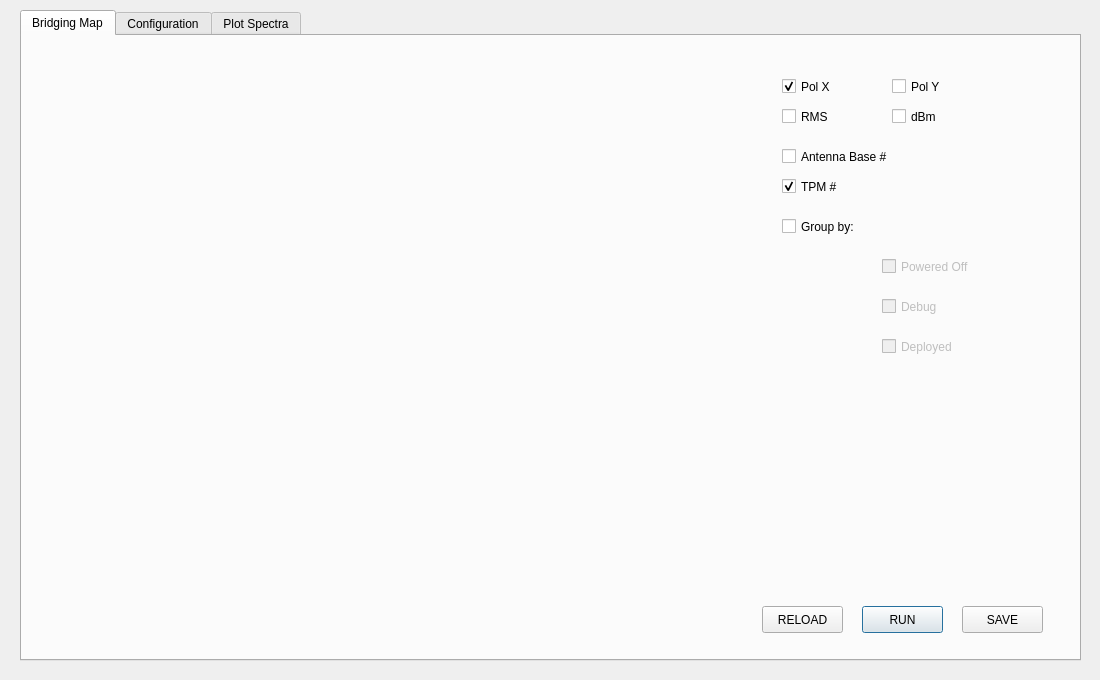
<?xml version="1.0" encoding="UTF-8"?>
<ui version="4.0">
 <class>Dialog</class>
 <widget class="QDialog" name="Dialog">
  <property name="geometry">
   <rect>
    <x>0</x>
    <y>0</y>
    <width>1100</width>
    <height>680</height>
   </rect>
  </property>
  <property name="windowTitle">
   <string>BRIDGING</string>
  </property>
  <widget class="QTabWidget" name="tabWidget">
   <property name="geometry">
    <rect>
     <x>20</x>
     <y>10</y>
     <width>1061</width>
     <height>651</height>
    </rect>
   </property>
   <property name="autoFillBackground">
    <bool>false</bool>
   </property>
   <property name="currentIndex">
    <number>0</number>
   </property>
   <widget class="QWidget" name="tab_map">
    <attribute name="title">
     <string>Bridging Map</string>
    </attribute>
    <widget class="QWidget" name="plotWidgetMap" native="true">
     <property name="geometry">
      <rect>
       <x>10</x>
       <y>20</y>
       <width>690</width>
       <height>580</height>
      </rect>
     </property>
     <property name="sizePolicy">
      <sizepolicy hsizetype="Expanding" vsizetype="Expanding">
       <horstretch>0</horstretch>
       <verstretch>0</verstretch>
      </sizepolicy>
     </property>
     <property name="minimumSize">
      <size>
       <width>0</width>
       <height>0</height>
      </size>
     </property>
     <property name="maximumSize">
      <size>
       <width>16777215</width>
       <height>16777215</height>
      </size>
     </property>
    </widget>
    <widget class="QCheckBox" name="cb_polx">
     <property name="geometry">
      <rect>
       <x>760</x>
       <y>40</y>
       <width>71</width>
       <height>21</height>
      </rect>
     </property>
     <property name="text">
      <string>Pol X</string>
     </property>
     <property name="checked">
      <bool>true</bool>
     </property>
    </widget>
    <widget class="QCheckBox" name="cb_poly">
     <property name="geometry">
      <rect>
       <x>870</x>
       <y>40</y>
       <width>71</width>
       <height>21</height>
      </rect>
     </property>
     <property name="text">
      <string>Pol Y</string>
     </property>
    </widget>
    <widget class="QCheckBox" name="cb_basename">
     <property name="geometry">
      <rect>
       <x>760</x>
       <y>110</y>
       <width>141</width>
       <height>21</height>
      </rect>
     </property>
     <property name="text">
      <string>Antenna Base #</string>
     </property>
    </widget>
    <widget class="QCheckBox" name="cb_tpm">
     <property name="geometry">
      <rect>
       <x>760</x>
       <y>140</y>
       <width>141</width>
       <height>21</height>
      </rect>
     </property>
     <property name="text">
      <string>TPM #</string>
     </property>
     <property name="checked">
      <bool>true</bool>
     </property>
    </widget>
    <widget class="QCheckBox" name="cb_debug">
     <property name="enabled">
      <bool>false</bool>
     </property>
     <property name="geometry">
      <rect>
       <x>860</x>
       <y>260</y>
       <width>141</width>
       <height>21</height>
      </rect>
     </property>
     <property name="text">
      <string>Debug</string>
     </property>
    </widget>
    <widget class="QCheckBox" name="cb_rms">
     <property name="geometry">
      <rect>
       <x>760</x>
       <y>70</y>
       <width>71</width>
       <height>21</height>
      </rect>
     </property>
     <property name="text">
      <string>RMS</string>
     </property>
     <property name="checked">
      <bool>false</bool>
     </property>
    </widget>
    <widget class="QCheckBox" name="cb_dBm">
     <property name="geometry">
      <rect>
       <x>870</x>
       <y>70</y>
       <width>71</width>
       <height>21</height>
      </rect>
     </property>
     <property name="text">
      <string>dBm</string>
     </property>
    </widget>
    <widget class="QPushButton" name="button_runMap">
     <property name="geometry">
      <rect>
       <x>840</x>
       <y>570</y>
       <width>81</width>
       <height>27</height>
      </rect>
     </property>
     <property name="text">
      <string>RUN</string>
     </property>
    </widget>
    <widget class="QPushButton" name="button_saveMap">
     <property name="geometry">
      <rect>
       <x>940</x>
       <y>570</y>
       <width>81</width>
       <height>27</height>
      </rect>
     </property>
     <property name="text">
      <string>SAVE</string>
     </property>
    </widget>
    <widget class="QCheckBox" name="cb_group">
     <property name="geometry">
      <rect>
       <x>760</x>
       <y>180</y>
       <width>141</width>
       <height>21</height>
      </rect>
     </property>
     <property name="text">
      <string>Group by:</string>
     </property>
    </widget>
    <widget class="QPushButton" name="button_reload">
     <property name="geometry">
      <rect>
       <x>740</x>
       <y>570</y>
       <width>81</width>
       <height>27</height>
      </rect>
     </property>
     <property name="text">
      <string>RELOAD</string>
     </property>
    </widget>
    <widget class="QLabel" name="count_debug">
     <property name="enabled">
      <bool>false</bool>
     </property>
     <property name="geometry">
      <rect>
       <x>760</x>
       <y>260</y>
       <width>81</width>
       <height>20</height>
      </rect>
     </property>
     <property name="text">
      <string/>
     </property>
    </widget>
    <widget class="QLabel" name="count_deployed">
     <property name="enabled">
      <bool>false</bool>
     </property>
     <property name="geometry">
      <rect>
       <x>760</x>
       <y>300</y>
       <width>81</width>
       <height>20</height>
      </rect>
     </property>
     <property name="text">
      <string/>
     </property>
    </widget>
    <widget class="QLabel" name="count_off">
     <property name="enabled">
      <bool>false</bool>
     </property>
     <property name="geometry">
      <rect>
       <x>760</x>
       <y>220</y>
       <width>81</width>
       <height>20</height>
      </rect>
     </property>
     <property name="text">
      <string/>
     </property>
    </widget>
    <widget class="QCheckBox" name="cb_off">
     <property name="enabled">
      <bool>false</bool>
     </property>
     <property name="geometry">
      <rect>
       <x>860</x>
       <y>220</y>
       <width>141</width>
       <height>21</height>
      </rect>
     </property>
     <property name="text">
      <string>Powered Off</string>
     </property>
    </widget>
    <widget class="QLabel" name="count_ant">
     <property name="enabled">
      <bool>false</bool>
     </property>
     <property name="geometry">
      <rect>
       <x>760</x>
       <y>350</y>
       <width>271</width>
       <height>20</height>
      </rect>
     </property>
     <property name="text">
      <string/>
     </property>
    </widget>
    <widget class="QCheckBox" name="cb_deployed">
     <property name="enabled">
      <bool>false</bool>
     </property>
     <property name="geometry">
      <rect>
       <x>860</x>
       <y>300</y>
       <width>141</width>
       <height>21</height>
      </rect>
     </property>
     <property name="text">
      <string>Deployed</string>
     </property>
    </widget>
   </widget>
   <widget class="QWidget" name="tab_conf">
    <attribute name="title">
     <string>Configuration</string>
    </attribute>
    <widget class="QGroupBox" name="groupAntennaList">
     <property name="geometry">
      <rect>
       <x>10</x>
       <y>260</y>
       <width>1021</width>
       <height>341</height>
      </rect>
     </property>
     <property name="autoFillBackground">
      <bool>false</bool>
     </property>
     <property name="title">
      <string>AAVS1 Antenna List</string>
     </property>
     <property name="flat">
      <bool>false</bool>
     </property>
     <widget class="QScrollArea" name="qscroll_aavs">
      <property name="geometry">
       <rect>
        <x>20</x>
        <y>60</y>
        <width>1001</width>
        <height>281</height>
       </rect>
      </property>
      <property name="frameShadow">
       <enum>QFrame::Plain</enum>
      </property>
      <property name="lineWidth">
       <number>0</number>
      </property>
      <property name="widgetResizable">
       <bool>true</bool>
      </property>
      <widget class="QWidget" name="scrollAreaWidgetContents">
       <property name="geometry">
        <rect>
         <x>0</x>
         <y>0</y>
         <width>999</width>
         <height>279</height>
        </rect>
       </property>
      </widget>
     </widget>
     <widget class="QLabel" name="label_N">
      <property name="geometry">
       <rect>
        <x>40</x>
        <y>40</y>
        <width>31</width>
        <height>17</height>
       </rect>
      </property>
      <property name="font">
       <font>
        <pointsize>10</pointsize>
        <weight>75</weight>
        <bold>true</bold>
       </font>
      </property>
      <property name="text">
       <string>#</string>
      </property>
      <property name="alignment">
       <set>Qt::AlignCenter</set>
      </property>
     </widget>
     <widget class="QLabel" name="label_N_2">
      <property name="geometry">
       <rect>
        <x>70</x>
        <y>40</y>
        <width>41</width>
        <height>17</height>
       </rect>
      </property>
      <property name="font">
       <font>
        <pointsize>10</pointsize>
        <weight>75</weight>
        <bold>true</bold>
       </font>
      </property>
      <property name="text">
       <string>Base</string>
      </property>
      <property name="alignment">
       <set>Qt::AlignCenter</set>
      </property>
     </widget>
     <widget class="QLabel" name="label_N_3">
      <property name="geometry">
       <rect>
        <x>120</x>
        <y>40</y>
        <width>41</width>
        <height>17</height>
       </rect>
      </property>
      <property name="font">
       <font>
        <pointsize>10</pointsize>
        <weight>75</weight>
        <bold>true</bold>
       </font>
      </property>
      <property name="text">
       <string>--</string>
      </property>
      <property name="alignment">
       <set>Qt::AlignCenter</set>
      </property>
     </widget>
     <widget class="QLabel" name="label_N_4">
      <property name="geometry">
       <rect>
        <x>160</x>
        <y>40</y>
        <width>41</width>
        <height>17</height>
       </rect>
      </property>
      <property name="font">
       <font>
        <pointsize>10</pointsize>
        <weight>75</weight>
        <bold>true</bold>
       </font>
      </property>
      <property name="text">
       <string>--</string>
      </property>
      <property name="alignment">
       <set>Qt::AlignCenter</set>
      </property>
     </widget>
     <widget class="QLabel" name="label_N_5">
      <property name="geometry">
       <rect>
        <x>320</x>
        <y>40</y>
        <width>41</width>
        <height>17</height>
       </rect>
      </property>
      <property name="font">
       <font>
        <pointsize>10</pointsize>
        <weight>75</weight>
        <bold>true</bold>
       </font>
      </property>
      <property name="text">
       <string>TPM</string>
      </property>
      <property name="alignment">
       <set>Qt::AlignCenter</set>
      </property>
     </widget>
     <widget class="QLabel" name="label_N_6">
      <property name="geometry">
       <rect>
        <x>350</x>
        <y>40</y>
        <width>41</width>
        <height>17</height>
       </rect>
      </property>
      <property name="font">
       <font>
        <pointsize>10</pointsize>
        <weight>75</weight>
        <bold>true</bold>
       </font>
      </property>
      <property name="text">
       <string>RX</string>
      </property>
      <property name="alignment">
       <set>Qt::AlignCenter</set>
      </property>
     </widget>
     <widget class="QLabel" name="label_N_7">
      <property name="geometry">
       <rect>
        <x>230</x>
        <y>40</y>
        <width>41</width>
        <height>17</height>
       </rect>
      </property>
      <property name="font">
       <font>
        <pointsize>10</pointsize>
        <weight>75</weight>
        <bold>true</bold>
       </font>
      </property>
      <property name="text">
       <string>Fibre</string>
      </property>
      <property name="alignment">
       <set>Qt::AlignCenter</set>
      </property>
     </widget>
     <widget class="QLabel" name="label_N_8">
      <property name="geometry">
       <rect>
        <x>270</x>
        <y>40</y>
        <width>51</width>
        <height>17</height>
       </rect>
      </property>
      <property name="font">
       <font>
        <pointsize>10</pointsize>
        <weight>75</weight>
        <bold>true</bold>
       </font>
      </property>
      <property name="text">
       <string>Colour</string>
      </property>
      <property name="alignment">
       <set>Qt::AlignCenter</set>
      </property>
     </widget>
     <widget class="QLabel" name="label_N_9">
      <property name="geometry">
       <rect>
        <x>190</x>
        <y>40</y>
        <width>51</width>
        <height>17</height>
       </rect>
      </property>
      <property name="font">
       <font>
        <pointsize>10</pointsize>
        <weight>75</weight>
        <bold>true</bold>
       </font>
      </property>
      <property name="text">
       <string>Rib</string>
      </property>
      <property name="alignment">
       <set>Qt::AlignCenter</set>
      </property>
     </widget>
     <widget class="QLabel" name="label_N_10">
      <property name="geometry">
       <rect>
        <x>410</x>
        <y>40</y>
        <width>241</width>
        <height>17</height>
       </rect>
      </property>
      <property name="font">
       <font>
        <pointsize>10</pointsize>
        <weight>75</weight>
        <bold>true</bold>
       </font>
      </property>
      <property name="text">
       <string>FLAGS</string>
      </property>
      <property name="alignment">
       <set>Qt::AlignCenter</set>
      </property>
     </widget>
    </widget>
    <widget class="QGroupBox" name="groupAntennaList_2">
     <property name="geometry">
      <rect>
       <x>10</x>
       <y>10</y>
       <width>1021</width>
       <height>191</height>
      </rect>
     </property>
     <property name="autoFillBackground">
      <bool>false</bool>
     </property>
     <property name="title">
      <string>Plot List</string>
     </property>
     <property name="flat">
      <bool>false</bool>
     </property>
     <widget class="QScrollArea" name="qscroll_plot">
      <property name="geometry">
       <rect>
        <x>20</x>
        <y>60</y>
        <width>1001</width>
        <height>121</height>
       </rect>
      </property>
      <property name="widgetResizable">
       <bool>true</bool>
      </property>
      <widget class="QWidget" name="scrollAreaWidgetContents_2">
       <property name="geometry">
        <rect>
         <x>0</x>
         <y>0</y>
         <width>999</width>
         <height>119</height>
        </rect>
       </property>
      </widget>
     </widget>
     <widget class="QLabel" name="label_N_11">
      <property name="geometry">
       <rect>
        <x>230</x>
        <y>40</y>
        <width>41</width>
        <height>17</height>
       </rect>
      </property>
      <property name="font">
       <font>
        <pointsize>10</pointsize>
        <weight>75</weight>
        <bold>true</bold>
       </font>
      </property>
      <property name="text">
       <string>Fibre</string>
      </property>
      <property name="alignment">
       <set>Qt::AlignCenter</set>
      </property>
     </widget>
     <widget class="QLabel" name="label_N_12">
      <property name="geometry">
       <rect>
        <x>350</x>
        <y>40</y>
        <width>41</width>
        <height>17</height>
       </rect>
      </property>
      <property name="font">
       <font>
        <pointsize>10</pointsize>
        <weight>75</weight>
        <bold>true</bold>
       </font>
      </property>
      <property name="text">
       <string>RX</string>
      </property>
      <property name="alignment">
       <set>Qt::AlignCenter</set>
      </property>
     </widget>
     <widget class="QLabel" name="label_N_13">
      <property name="geometry">
       <rect>
        <x>40</x>
        <y>40</y>
        <width>31</width>
        <height>17</height>
       </rect>
      </property>
      <property name="font">
       <font>
        <pointsize>10</pointsize>
        <weight>75</weight>
        <bold>true</bold>
       </font>
      </property>
      <property name="text">
       <string>#</string>
      </property>
      <property name="alignment">
       <set>Qt::AlignCenter</set>
      </property>
     </widget>
     <widget class="QLabel" name="label_N_14">
      <property name="geometry">
       <rect>
        <x>410</x>
        <y>40</y>
        <width>241</width>
        <height>17</height>
       </rect>
      </property>
      <property name="font">
       <font>
        <pointsize>10</pointsize>
        <weight>75</weight>
        <bold>true</bold>
       </font>
      </property>
      <property name="text">
       <string>FLAGS</string>
      </property>
      <property name="alignment">
       <set>Qt::AlignCenter</set>
      </property>
     </widget>
     <widget class="QLabel" name="label_N_15">
      <property name="geometry">
       <rect>
        <x>160</x>
        <y>40</y>
        <width>41</width>
        <height>17</height>
       </rect>
      </property>
      <property name="font">
       <font>
        <pointsize>10</pointsize>
        <weight>75</weight>
        <bold>true</bold>
       </font>
      </property>
      <property name="text">
       <string>--</string>
      </property>
      <property name="alignment">
       <set>Qt::AlignCenter</set>
      </property>
     </widget>
     <widget class="QLabel" name="label_N_16">
      <property name="geometry">
       <rect>
        <x>190</x>
        <y>40</y>
        <width>51</width>
        <height>17</height>
       </rect>
      </property>
      <property name="font">
       <font>
        <pointsize>10</pointsize>
        <weight>75</weight>
        <bold>true</bold>
       </font>
      </property>
      <property name="text">
       <string>Rib</string>
      </property>
      <property name="alignment">
       <set>Qt::AlignCenter</set>
      </property>
     </widget>
     <widget class="QLabel" name="label_N_17">
      <property name="geometry">
       <rect>
        <x>120</x>
        <y>40</y>
        <width>41</width>
        <height>17</height>
       </rect>
      </property>
      <property name="font">
       <font>
        <pointsize>10</pointsize>
        <weight>75</weight>
        <bold>true</bold>
       </font>
      </property>
      <property name="text">
       <string>--</string>
      </property>
      <property name="alignment">
       <set>Qt::AlignCenter</set>
      </property>
     </widget>
     <widget class="QLabel" name="label_N_18">
      <property name="geometry">
       <rect>
        <x>270</x>
        <y>40</y>
        <width>51</width>
        <height>17</height>
       </rect>
      </property>
      <property name="font">
       <font>
        <pointsize>10</pointsize>
        <weight>75</weight>
        <bold>true</bold>
       </font>
      </property>
      <property name="text">
       <string>Colour</string>
      </property>
      <property name="alignment">
       <set>Qt::AlignCenter</set>
      </property>
     </widget>
     <widget class="QLabel" name="label_N_19">
      <property name="geometry">
       <rect>
        <x>70</x>
        <y>40</y>
        <width>41</width>
        <height>17</height>
       </rect>
      </property>
      <property name="font">
       <font>
        <pointsize>10</pointsize>
        <weight>75</weight>
        <bold>true</bold>
       </font>
      </property>
      <property name="text">
       <string>Base</string>
      </property>
      <property name="alignment">
       <set>Qt::AlignCenter</set>
      </property>
     </widget>
     <widget class="QLabel" name="label_N_20">
      <property name="geometry">
       <rect>
        <x>320</x>
        <y>40</y>
        <width>41</width>
        <height>17</height>
       </rect>
      </property>
      <property name="font">
       <font>
        <pointsize>10</pointsize>
        <weight>75</weight>
        <bold>true</bold>
       </font>
      </property>
      <property name="text">
       <string>TPM</string>
      </property>
      <property name="alignment">
       <set>Qt::AlignCenter</set>
      </property>
     </widget>
     <widget class="QLabel" name="label_N_21">
      <property name="geometry">
       <rect>
        <x>660</x>
        <y>40</y>
        <width>121</width>
        <height>20</height>
       </rect>
      </property>
      <property name="font">
       <font>
        <pointsize>10</pointsize>
        <weight>75</weight>
        <bold>true</bold>
       </font>
      </property>
      <property name="text">
       <string>Serie's Color</string>
      </property>
      <property name="alignment">
       <set>Qt::AlignCenter</set>
      </property>
     </widget>
    </widget>
    <widget class="QPushButton" name="qbutton_UpdatePlot">
     <property name="geometry">
      <rect>
       <x>930</x>
       <y>210</y>
       <width>98</width>
       <height>27</height>
      </rect>
     </property>
     <property name="text">
      <string>Update Plot</string>
     </property>
    </widget>
    <widget class="QPushButton" name="qbutton_DeleteList">
     <property name="geometry">
      <rect>
       <x>30</x>
       <y>210</y>
       <width>98</width>
       <height>27</height>
      </rect>
     </property>
     <property name="text">
      <string>Delete List</string>
     </property>
    </widget>
    <widget class="QPushButton" name="qbutton_LoadList">
     <property name="geometry">
      <rect>
       <x>160</x>
       <y>210</y>
       <width>98</width>
       <height>27</height>
      </rect>
     </property>
     <property name="text">
      <string>Load List</string>
     </property>
    </widget>
    <widget class="QPushButton" name="qbutton_SaveList">
     <property name="geometry">
      <rect>
       <x>290</x>
       <y>210</y>
       <width>98</width>
       <height>27</height>
      </rect>
     </property>
     <property name="text">
      <string>Save List</string>
     </property>
    </widget>
    <widget class="QLineEdit" name="qtext_listname">
     <property name="geometry">
      <rect>
       <x>510</x>
       <y>210</y>
       <width>191</width>
       <height>27</height>
      </rect>
     </property>
     <property name="text">
      <string>type_a_list_name_here</string>
     </property>
     <property name="alignment">
      <set>Qt::AlignCenter</set>
     </property>
    </widget>
    <widget class="QLabel" name="label">
     <property name="geometry">
      <rect>
       <x>430</x>
       <y>210</y>
       <width>81</width>
       <height>31</height>
      </rect>
     </property>
     <property name="text">
      <string>List name:</string>
     </property>
    </widget>
   </widget>
   <widget class="QWidget" name="tab_plot">
    <attribute name="title">
     <string>Plot Spectra</string>
    </attribute>
    <widget class="QWidget" name="plotWidgetSpectra" native="true">
     <property name="geometry">
      <rect>
       <x>10</x>
       <y>10</y>
       <width>1031</width>
       <height>491</height>
      </rect>
     </property>
     <property name="sizePolicy">
      <sizepolicy hsizetype="Expanding" vsizetype="Expanding">
       <horstretch>0</horstretch>
       <verstretch>0</verstretch>
      </sizepolicy>
     </property>
     <property name="minimumSize">
      <size>
       <width>0</width>
       <height>0</height>
      </size>
     </property>
     <property name="maximumSize">
      <size>
       <width>16777215</width>
       <height>16777215</height>
      </size>
     </property>
    </widget>
    <widget class="QLabel" name="qlabel_ymin">
     <property name="geometry">
      <rect>
       <x>60</x>
       <y>520</y>
       <width>71</width>
       <height>31</height>
      </rect>
     </property>
     <property name="font">
      <font>
       <pointsize>12</pointsize>
       <weight>75</weight>
       <bold>true</bold>
      </font>
     </property>
     <property name="text">
      <string>Y MIN:</string>
     </property>
     <property name="alignment">
      <set>Qt::AlignLeading|Qt::AlignLeft|Qt::AlignVCenter</set>
     </property>
    </widget>
    <widget class="QLabel" name="qlabel_ymax">
     <property name="geometry">
      <rect>
       <x>220</x>
       <y>520</y>
       <width>71</width>
       <height>31</height>
      </rect>
     </property>
     <property name="font">
      <font>
       <pointsize>12</pointsize>
       <weight>75</weight>
       <bold>true</bold>
      </font>
     </property>
     <property name="text">
      <string>Y MAX:</string>
     </property>
     <property name="alignment">
      <set>Qt::AlignLeading|Qt::AlignLeft|Qt::AlignVCenter</set>
     </property>
    </widget>
    <widget class="QLineEdit" name="qtext_xmin">
     <property name="geometry">
      <rect>
       <x>130</x>
       <y>580</y>
       <width>71</width>
       <height>31</height>
      </rect>
     </property>
     <property name="font">
      <font>
       <pointsize>12</pointsize>
       <weight>75</weight>
       <bold>true</bold>
      </font>
     </property>
     <property name="text">
      <string>0</string>
     </property>
     <property name="alignment">
      <set>Qt::AlignCenter</set>
     </property>
    </widget>
    <widget class="QLineEdit" name="qtext_ymax">
     <property name="geometry">
      <rect>
       <x>300</x>
       <y>520</y>
       <width>71</width>
       <height>31</height>
      </rect>
     </property>
     <property name="font">
      <font>
       <pointsize>12</pointsize>
       <weight>75</weight>
       <bold>true</bold>
      </font>
     </property>
     <property name="text">
      <string>-20</string>
     </property>
     <property name="alignment">
      <set>Qt::AlignCenter</set>
     </property>
    </widget>
    <widget class="QLineEdit" name="qtext_ymin">
     <property name="geometry">
      <rect>
       <x>130</x>
       <y>520</y>
       <width>71</width>
       <height>31</height>
      </rect>
     </property>
     <property name="font">
      <font>
       <pointsize>12</pointsize>
       <weight>75</weight>
       <bold>true</bold>
      </font>
     </property>
     <property name="text">
      <string>-80</string>
     </property>
     <property name="alignment">
      <set>Qt::AlignCenter</set>
     </property>
    </widget>
    <widget class="QLabel" name="qlabel_xmax">
     <property name="geometry">
      <rect>
       <x>220</x>
       <y>580</y>
       <width>71</width>
       <height>31</height>
      </rect>
     </property>
     <property name="font">
      <font>
       <pointsize>12</pointsize>
       <weight>75</weight>
       <bold>true</bold>
      </font>
     </property>
     <property name="text">
      <string>X MAX:</string>
     </property>
     <property name="alignment">
      <set>Qt::AlignLeading|Qt::AlignLeft|Qt::AlignVCenter</set>
     </property>
    </widget>
    <widget class="QLineEdit" name="qtext_xmax">
     <property name="enabled">
      <bool>true</bool>
     </property>
     <property name="geometry">
      <rect>
       <x>300</x>
       <y>580</y>
       <width>71</width>
       <height>31</height>
      </rect>
     </property>
     <property name="font">
      <font>
       <pointsize>12</pointsize>
       <weight>75</weight>
       <bold>true</bold>
      </font>
     </property>
     <property name="text">
      <string>400</string>
     </property>
     <property name="alignment">
      <set>Qt::AlignCenter</set>
     </property>
    </widget>
    <widget class="QLabel" name="qlabel_xmin">
     <property name="geometry">
      <rect>
       <x>60</x>
       <y>580</y>
       <width>71</width>
       <height>31</height>
      </rect>
     </property>
     <property name="font">
      <font>
       <pointsize>12</pointsize>
       <weight>75</weight>
       <bold>true</bold>
      </font>
     </property>
     <property name="text">
      <string>X MIN:</string>
     </property>
     <property name="alignment">
      <set>Qt::AlignLeading|Qt::AlignLeft|Qt::AlignVCenter</set>
     </property>
    </widget>
    <widget class="QPushButton" name="qbutton_plotSave">
     <property name="geometry">
      <rect>
       <x>870</x>
       <y>580</y>
       <width>98</width>
       <height>27</height>
      </rect>
     </property>
     <property name="text">
      <string>Save</string>
     </property>
    </widget>
    <widget class="QPushButton" name="qbutton_plotStart">
     <property name="geometry">
      <rect>
       <x>740</x>
       <y>580</y>
       <width>98</width>
       <height>27</height>
      </rect>
     </property>
     <property name="text">
      <string>Start</string>
     </property>
    </widget>
    <widget class="QComboBox" name="qcombo_plotList">
     <property name="geometry">
      <rect>
       <x>440</x>
       <y>580</y>
       <width>191</width>
       <height>27</height>
      </rect>
     </property>
    </widget>
    <widget class="QLabel" name="qlabel_comment">
     <property name="geometry">
      <rect>
       <x>660</x>
       <y>520</y>
       <width>381</width>
       <height>51</height>
      </rect>
     </property>
     <property name="font">
      <font>
       <pointsize>12</pointsize>
       <weight>50</weight>
       <bold>false</bold>
      </font>
     </property>
     <property name="text">
      <string>Select antenna list and
press Start to run the Live Plot</string>
     </property>
     <property name="alignment">
      <set>Qt::AlignCenter</set>
     </property>
     <property name="wordWrap">
      <bool>true</bool>
     </property>
    </widget>
    <widget class="QFrame" name="frame">
     <property name="geometry">
      <rect>
       <x>430</x>
       <y>510</y>
       <width>121</width>
       <height>71</height>
      </rect>
     </property>
     <property name="frameShape">
      <enum>QFrame::NoFrame</enum>
     </property>
     <property name="frameShadow">
      <enum>QFrame::Plain</enum>
     </property>
     <widget class="QRadioButton" name="rb_single">
      <property name="geometry">
       <rect>
        <x>10</x>
        <y>10</y>
        <width>116</width>
        <height>22</height>
       </rect>
      </property>
      <property name="text">
       <string>Single Plot</string>
      </property>
     </widget>
     <widget class="QRadioButton" name="rb_multi">
      <property name="geometry">
       <rect>
        <x>10</x>
        <y>40</y>
        <width>116</width>
        <height>22</height>
       </rect>
      </property>
      <property name="text">
       <string>Multi Plot</string>
      </property>
      <property name="checked">
       <bool>true</bool>
      </property>
     </widget>
    </widget>
    <widget class="QFrame" name="frame_2">
     <property name="geometry">
      <rect>
       <x>540</x>
       <y>510</y>
       <width>121</width>
       <height>71</height>
      </rect>
     </property>
     <property name="frameShape">
      <enum>QFrame::NoFrame</enum>
     </property>
     <property name="frameShadow">
      <enum>QFrame::Plain</enum>
     </property>
     <widget class="QRadioButton" name="rb_polx">
      <property name="enabled">
       <bool>false</bool>
      </property>
      <property name="geometry">
       <rect>
        <x>10</x>
        <y>10</y>
        <width>81</width>
        <height>22</height>
       </rect>
      </property>
      <property name="text">
       <string>Pol X</string>
      </property>
      <property name="checked">
       <bool>true</bool>
      </property>
     </widget>
     <widget class="QRadioButton" name="rb_poly">
      <property name="enabled">
       <bool>false</bool>
      </property>
      <property name="geometry">
       <rect>
        <x>10</x>
        <y>40</y>
        <width>81</width>
        <height>22</height>
       </rect>
      </property>
      <property name="text">
       <string>Pol Y</string>
      </property>
      <property name="checked">
       <bool>false</bool>
      </property>
     </widget>
    </widget>
   </widget>
  </widget>
 </widget>
 <resources/>
 <connections/>
</ui>
